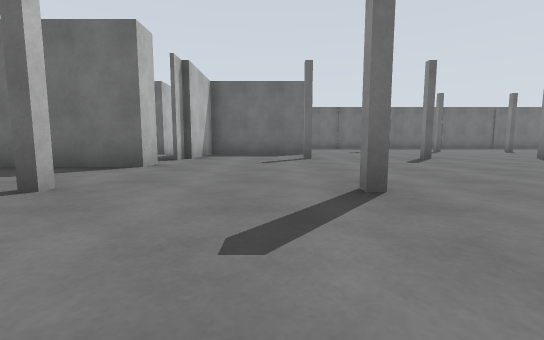
view 1 (above)

16 first-person views from a walk through a world built for the Gazebo simulator. The camera is 0.72 m above the floor, tilts 6° down and sees 90° across. The floor is counted in squares, 2 m on a side. Each view is taken from the middle of a square. On the plan, view 1 faces up. The plan holds only what a view shows up to about 9 squares ahead; the rest is blank. The place goes on beyond the plan.

view 2
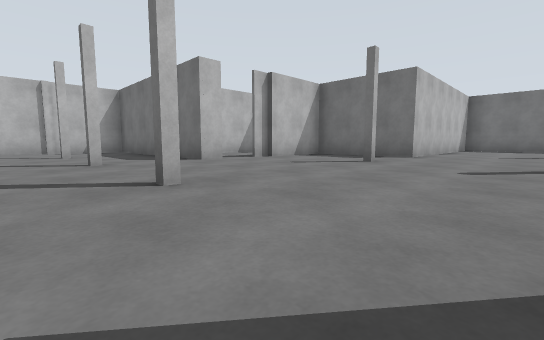

view 3
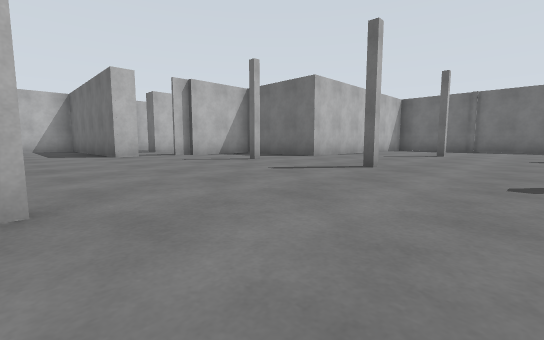

view 4
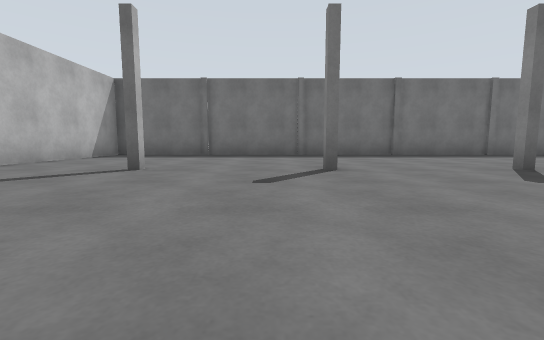

view 5
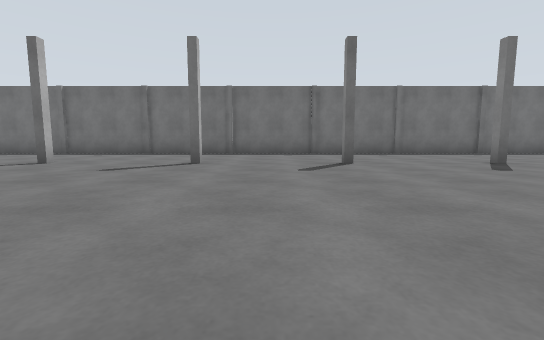

view 6
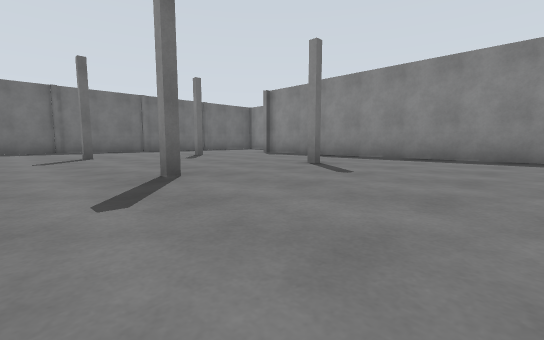

view 7
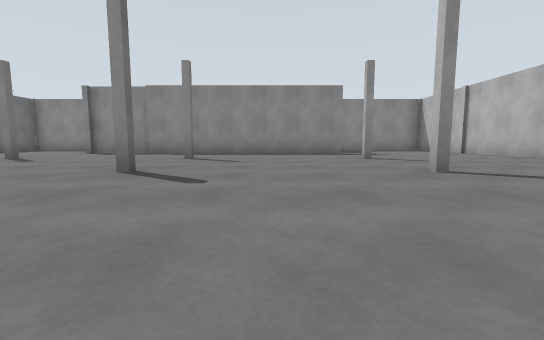

view 8
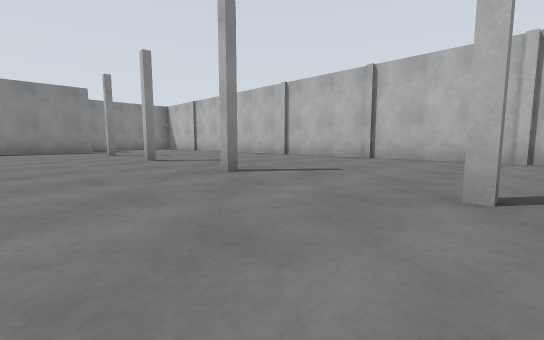

view 9
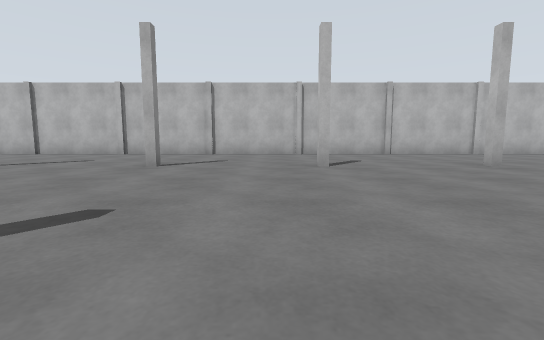

view 10
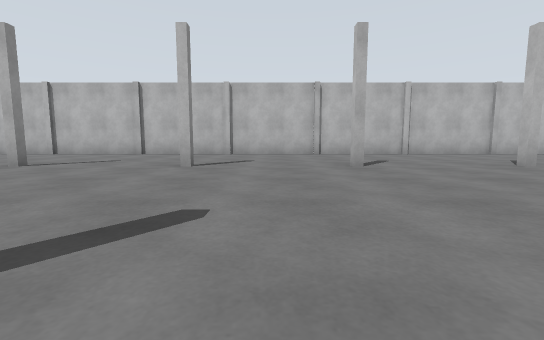

view 11
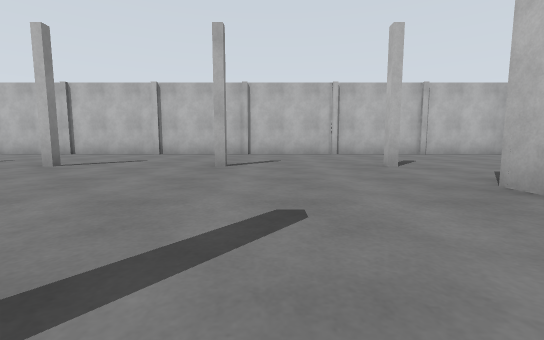

view 12
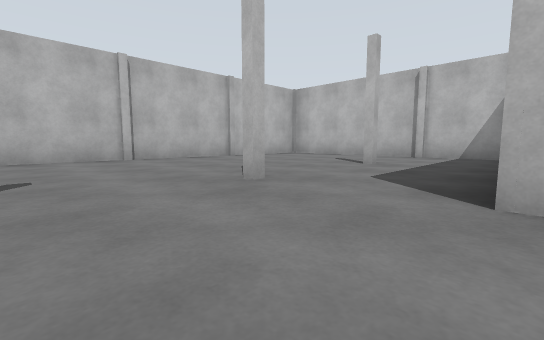

view 13
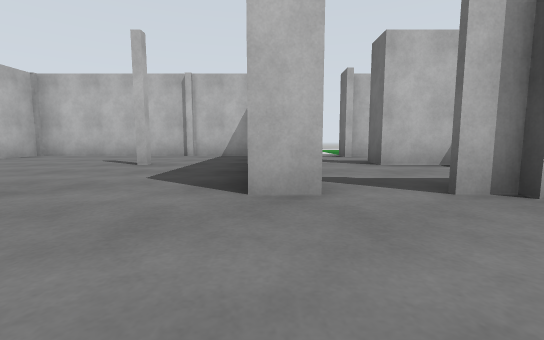

view 14
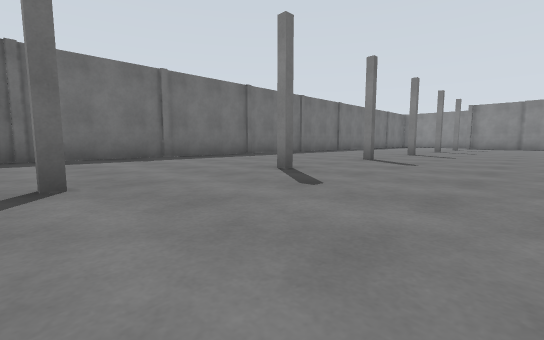

view 15
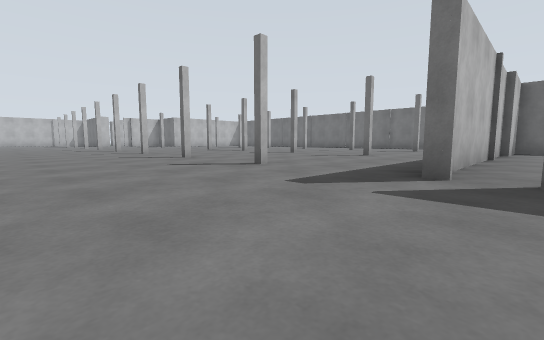

view 16
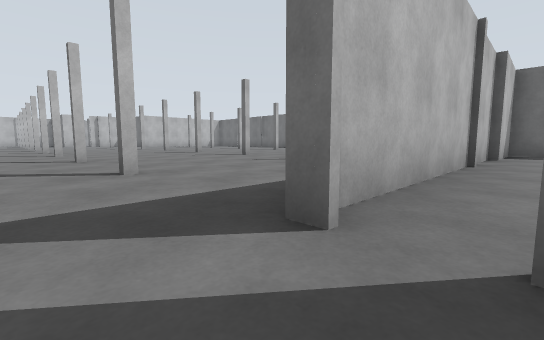

### Floor plan
Points are (right, up) in squares from view 1. A wall is a line through its corners. A room is listed if a view was taken in it or the views show most of it. See-through windows are left out.
Room 1 (views 1, 2, 3, 4, 5, 6, 7, 8, 9, 10, 11, 12, 13, 14, 16)
walls: (2.5, 13.3) (1.5, 13.3); (0.9, 12.5) (0.9, 7.6) (-1.8, 7.6) (-1.8, 6.4); (-1.8, 4.4) (-1.8, 3.8) (-6.8, 3.8) (-6.8, -1.5); (18.3, 7.8) (18.3, 8.5); (18.2, 2.5) (18.2, 7.8); (19.5, 13.3) (3.5, 13.3); (-6.5, -1.8) (16.4, -1.8)
ways out: opening at (-7, 5.5) to room 2; opening at (7.8, -1.8) to room 2
objects: pillar (-4, 2); pillar (-4, 6); pillar (-2, 2); pillar (-2, 6); pillar (1, 2); pillar (1, 6); pillar (3, 2); pillar (3, 6); pillar (3, 9) to (3, 10); pillar (6, 2); pillar (6, 6); pillar (6, 9) to (6, 10); pillar (6, 13); pillar (8, 2); pillar (8, 9) to (8, 10); pillar (8, 13); pillar (11, 2); pillar (11, 6); pillar (11, 9) to (11, 10); pillar (11, 13); pillar (13, 2); pillar (13, 6); pillar (13, 9) to (13, 10); pillar (13, 13); pillar (16, 2); pillar (16, 6); pillar (16, 9) to (16, 10); pillar (16, 13); pillar (18, 2); pillar (18, 6); pillar (18, 9); pillar (18, 13)
Room 2 (view 15)
walls: (3.5, 13.3) (2.5, 13.3); (16.4, -1.8) (18.9, -1.8)
ways out: opening at (-7, 5.5) to room 1; opening at (7.8, -1.8) to room 1
objects: pillar (-7, -2); pillar (-7, 2); other object (-7, 6); pillar (-4, -2); pillar (-2, -2); pillar (1, -2); pillar (3, -2); pillar (3, 13); pillar (6, -2); pillar (8, -2); pillar (11, -2); pillar (13, -2); pillar (16, -2); pillar (18, -2)

Positions as (right, up) in squares from view 1, and headings:
1: (0, 0), facing up
2: (3, 1), facing up-left
3: (5, 2), facing up-left
4: (5, 6), facing up
5: (12, 5), facing up
6: (12, 3), facing up-right
7: (10, 4), facing right
8: (8, 4), facing down-right
9: (9, 6), facing down
10: (7, 6), facing down
11: (0, 6), facing down
12: (0, 4), facing down-left
13: (0, 4), facing left
14: (3, 7), facing up-right
15: (19, -1), facing up-left
16: (19, 1), facing up-left
